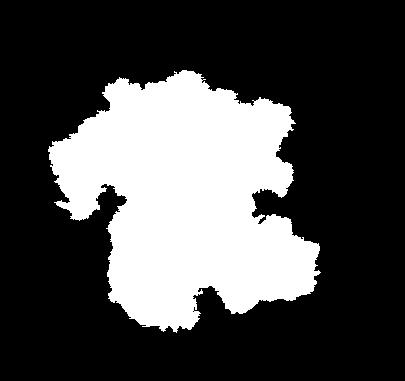
#> input picture analisis/parametrizacion/Bin-P8139-190Oe-30ms-5Tw-99.tif, 405 x 381 px, found by its file name
$ python metodo_fourier_ejemplo.py
#> lines starting #> are read from the running program, lines starting #| are printed output that depends on the picture; after the words box and inside, x2 and y2 are one past the last pixel; in counts of white or black regions, pixels touching at a corner belong together
# -*- coding: utf-8 -*-
"""
domains_v8_radial_only.py
=========================
Versión v8 — Método radial absoluto r(s), limpio y orientado a figuras de paper.
Se trabaja sobre una imagen **binarizada** (0/255 o 0/1), sin reducción.

Figuras generadas
-----------------
01_overlay_modes.png : Overlay del contorno remuestreado + varios modos bajos (K en overlay_modes)
                       + curva final (K=K_curve). La curva final se colorea por s/L para indicar el recorrido.
02_error_vs_K.png    : Curva de error RMS radial vs armónico K (muestreo denso controlado).
03_xy_vs_s.png       : Doble plot x(s) e y(s) (original y curva final).
04_radial_rs.png     : r(s) absoluto de la curva final (respecto del centroide).

Salida numérica
---------------
results_v8.npz con: C, P_u, s_u, L, Z, z_mean, K_curve, Ks_err, errs, z_curve, t, r

Uso rápido
----------
from domains_v8_radial_only import run_v8

run_v8(
    image_path=r"E:\Documents\Labo 6\LuCam-app\analisis\parametrizacion\Bin-P8139-190Oe-30ms-5Tw-99.tif",
    outdir="v8_out",
    M=8192,
    eps_curve=1e-3,                 # tolerancia para elegir K_curve (menor => más K)
    overlay_modes=(1,2,4,8,16,32),  # modos de baja frecuencia a mostrar en el overlay
    assume_binary=True
)
"""
from __future__ import annotations

import os
from typing import Tuple, Dict

import numpy as np
import matplotlib.pyplot as plt
from matplotlib.lines import Line2D
from matplotlib.collections import LineCollection
from matplotlib.colors import Normalize
from skimage import io, measure

try:
    from skimage.color import rgb2gray
    _HAS_RGB2GRAY = True
except Exception:
    _HAS_RGB2GRAY = False


# -----------------------------------------------------------------------------
# 1) Contorno desde imagen binaria (rápido)
# -----------------------------------------------------------------------------
def longest_contour_yx_from_image(path: str, assume_binary: bool = True):
    """
    Lee la imagen y devuelve el contorno (y,x) más largo.
    Si assume_binary=True, define binario = (img>0) y va directo a find_contours.
    """
    img = io.imread(path)
    if img.ndim == 3:
        if _HAS_RGB2GRAY:
            img = rgb2gray(img)
        else:
            img = (0.2126*img[...,0] + 0.7152*img[...,1] + 0.0722*img[...,2]).astype(np.float32)
            vmin, vmax = float(img.min()), float(img.max())
            if vmax > vmin:
                img = (img - vmin) / (vmax - vmin)

    if assume_binary:
        binm = img > 0
    else:
        vmin, vmax = float(img.min()), float(img.max())
        img01 = (img - vmin) / (vmax - vmin + 1e-12)
        binm = img01 >= 0.5

    cs = measure.find_contours(binm.astype(float), level=0.5)
    if not cs:
        raise RuntimeError("No se encontraron contornos en la imagen.")
    return max(cs, key=lambda c: c.shape[0])  # (N,2) en (y,x)


# -----------------------------------------------------------------------------
# 2) Remuestreo por longitud de arco (curva cerrada → M muestras uniformes)
# -----------------------------------------------------------------------------
def resample_closed_curve_arclength(P_yx: np.ndarray, M: int):
    """
    P_yx: (N,2) en (y,x). Devuelve:
      P_u: (M,2) uniforme en longitud de arco (y,x)
      s_u: (M,) curvilínea acumulada en [0,L)
      L  : perímetro
    """
    P = np.asarray(P_yx, float)
    d = np.diff(np.vstack([P, P[:1]]), axis=0)
    seg = np.hypot(d[:,0], d[:,1])
    s = np.concatenate([[0.0], np.cumsum(seg)])[:-1]
    L = s[-1] + seg[-1]
    s_u = np.linspace(0.0, L, M, endpoint=False)
    y_u = np.interp(s_u, s, P[:,0])
    x_u = np.interp(s_u, s, P[:,1])
    return np.column_stack([y_u, x_u]), s_u, L


# -----------------------------------------------------------------------------
# 3) Fourier complejo sobre s
# -----------------------------------------------------------------------------
def fourier_descriptors_z(P_yx_u: np.ndarray, remove_translation: bool = True) -> Dict[str, np.ndarray]:
    """
    P_yx_u: (M,2) s-uniforme. Devuelve Z (FFT de z) y z_mean (si remove_translation=True).
    """
    y = P_yx_u[:,0]; x = P_yx_u[:,1]
    z = x + 1j*y
    z_mean = z.mean()
    if remove_translation:
        z = z - z_mean
    Z = np.fft.fft(z)
    return dict(Z=Z, z_mean=z_mean)


def reconstruct_from_Z(Z: np.ndarray, K_keep: int, z_mean: complex = 0.0) -> np.ndarray:
    """
    Reconstrucción truncada con K_keep armónicos positivos (y negativos simétricos).
    Devuelve z_rec (M,) en la misma malla s.
    """
    Mtot = len(Z)
    K = int(max(1, min(K_keep, Mtot//2)))
    Zt = np.zeros_like(Z)
    Zt[0] = Z[0]
    for k in range(1, K+1):
        Zt[k] = Z[k]
        Zt[-k] = Z[-k]
    return np.fft.ifft(Zt) + z_mean


# -----------------------------------------------------------------------------
# 4) Selección automática *simple* de K_curve (por tolerancia de RMS radial)
# -----------------------------------------------------------------------------
def rms_radial(z_ref: np.ndarray, z_test: np.ndarray) -> float:
    """RMS del perfil radial respecto al centroide del ref."""
    xr, yr = np.real(z_ref), np.imag(z_ref)
    cx, cy = xr.mean(), yr.mean()
    rr = np.hypot(xr - cx, yr - cy)
    xt, yt = np.real(z_test), np.imag(z_test)
    rt = np.hypot(xt - cx, yt - cy)
    return float(np.sqrt(np.mean((rt - rr)**2)))

def auto_select_K_curve_eps(Z: np.ndarray, z_u: np.ndarray, eps_curve: float = 1e-3,
                            Kmin: int = 8, refine_steps: int = 8, max_candidates: int = 36):
    """
    Devuelve K_curve, Ks_probadas, errs(K).
    Estrategia:
      1) Barrido geométrico entre Kmin y Nyquist (≈M/2) con ~max_candidates valores.
      2) Si encuentra cruce (err <= eps), refina con búsqueda binaria entre el anterior y el actual.
      3) Si no cruza, devuelve Nyquist-1.
    """
    half = len(Z)//2
    Kmax = max(Kmin+1, half-1)
    Ks = np.unique(np.geomspace(Kmin, Kmax, num=min(max_candidates, Kmax-Kmin+1)).astype(int))
    errs = []
    crossed = False
    last_ok = None
    last_bad = None

    for K in Ks:
        zr = reconstruct_from_Z(Z, K, z_mean=0.0)  # z_u ya contiene z_mean
        e = rms_radial(z_u, zr)
        errs.append(e)
        if e <= eps_curve:
            crossed = True
            last_ok = K
            break
        last_bad = K

    if not crossed:
        return int(Ks[-1]), Ks, np.array(errs, float)

    # Refino por bisección entre last_bad y last_ok
    a = last_bad if last_bad is not None else Kmin
    b = last_ok
    for _ in range(refine_steps):
        if b - a <= 1:
            break
        mid = (a + b)//2
        zr = reconstruct_from_Z(Z, mid, z_mean=0.0)
        e = rms_radial(z_u, zr)
        Ks = np.append(Ks, mid)
        errs = np.append(errs, e)
        if e <= eps_curve:
            b = mid
        else:
            a = mid
    K_curve = b
    # Ordenar para graficar
    idx = np.argsort(Ks)
    return int(K_curve), Ks[idx], np.array(errs)[idx]


# -----------------------------------------------------------------------------
# 5) Auxiliar: línea coloreada por parámetro (para la curva final)
# -----------------------------------------------------------------------------
def linecollection_colored_by_param(x: np.ndarray, y: np.ndarray, c: np.ndarray,
                                    cmap: str = "viridis", lw: float = 2.0) -> LineCollection:
    """
    Devuelve un LineCollection para (x,y) con color por c (mismo tamaño) usando segmentos.
    """
    points = np.array([x, y]).T.reshape(-1, 1, 2)
    segments = np.concatenate([points[:-1], points[1:]], axis=1)
    lc = LineCollection(segments, cmap=cmap, norm=Normalize(0, 1))
    lc.set_array(c)
    lc.set_linewidth(lw)
    return lc


# -----------------------------------------------------------------------------
# 6) Pipeline principal v8 (radial-only)
# -----------------------------------------------------------------------------
def run_v8(image_path: str,
           outdir: str = "v8_out",
           M: int = 8192,
           eps_curve: float = 1e-3,
           overlay_modes: tuple = (1, 2, 4, 8, 16, 32),
           assume_binary: bool = True) -> Dict[str, np.ndarray]:

    os.makedirs(outdir, exist_ok=True)

    # 1) Contorno y remuestreo
    C = longest_contour_yx_from_image(image_path, assume_binary=assume_binary)
#> in longest_contour_yx_from_image, `img = io.imread(path)`: img: shape (381, 405); 29.3% white; 1 white region, box (x1, y1, x2, y2) and area: (48, 70, 321, 333) 45149
#> in longest_contour_yx_from_image, `cs = measure.find_contours(binm.astype(float), level=0.5)`: cs = 3 point arrays, longest 2037 points
#> C = 2037 pairs, first value 69.5 to 332.5, second value 47.5 to 320.5
    P_u, s_u, L = resample_closed_curve_arclength(C, M=M)  # (y,x)
#> in resample_closed_curve_arclength, `P = np.asarray(P_yx, float)`: P has the same summary as C in run_v8
#> in resample_closed_curve_arclength, `d = np.diff(np.vstack([P, P[:1]]), axis=0)`: d = 2037 pairs, first value -1 to 1, second value -1 to 1
#> in resample_closed_curve_arclength, `seg = np.hypot(d[:,0], d[:,1])`: seg = 2037 values, max 1 at index 2, min 0 at index 2036, mean 0.822
#> in resample_closed_curve_arclength, `s = np.concatenate([[0.0], np.cumsum(seg)])[:-1]`: s = 2037 values from 0 to 1673.4
#> in resample_closed_curve_arclength, `L = s[-1] + seg[-1]`: L = 1673.4
#> in resample_closed_curve_arclength, `y_u = np.interp(s_u, s, P[:,0])`: y_u = 8192 values, max 332.5 at index 0, min 69.5 at index 3868, mean 200.6
#> in resample_closed_curve_arclength, `x_u = np.interp(s_u, s, P[:,1])`: x_u = 8192 values, max 320.4 at index 6702, min 47.5 at index 2515, mean 185.3
#> P_u = 8192 pairs, first value 69.5 to 332.5, second value 47.5 to 320.4; s_u = 8192 values from 0 to 1673.2; L = 1673.4
    z_u = P_u[:,1] + 1j*P_u[:,0]
    t = s_u / L  # s normalizado en [0,1)
#> t = 8192 values from 0 to 1

    # 2) FFT y selección automática de K_curve
    fd = fourier_descriptors_z(P_u, remove_translation=True)
#> in fourier_descriptors_z, `y = P_yx_u[:, 0]`: y has the same summary as y_u in resample_closed_curve_arclength
#> in fourier_descriptors_z, `x = P_yx_u[:, 1]`: x has the same summary as x_u in resample_closed_curve_arclength
#> fd = 2 items
    Z, z_mean = fd["Z"], fd["z_mean"]
    K_curve, Ks, errs = auto_select_K_curve_eps(Z, z_u=z_u, eps_curve=eps_curve)
#> in auto_select_K_curve_eps, `half = len(Z)//2`: half = 4096
#> in auto_select_K_curve_eps, `Kmax = max(Kmin+1, half-1)`: Kmax = 4095
#> in auto_select_K_curve_eps, `Ks = np.unique(np.geomspace(Kmin, Kmax, num=min(max_candidates, Kmax-K..`: Ks = 36 values from 8 to 4095
#> the loop in auto_select_K_curve_eps, `for K in Ks:` made 36 passes
#> (e, last_bad) on passes 1 to 12: (190.6, 8), (190.6, 9), (190.7, 11), (190.7, 13), (190.7, 16), (190.7, 19), (190.7, 23), (190.7, 27), (190.7, 33), (190.7, 39), (190.7, 47), (190.7, 56)
#> after the loop in auto_select_K_curve_eps, `for K in Ks:`: errs = 36 values, max 190.7 at index 35, min 190.6 at index 0, mean 190.7
#> K_curve = 4095; Ks = 36 values from 8 to 4095
    z_curve = reconstruct_from_Z(Z, K_curve, z_mean=z_mean)


    # 3) Figura 01 — Overlay con primeros modos y curva final (final coloreada por s/L)
    fig, ax = plt.subplots(figsize=(6.9, 6.6))

    # Modos bajos (solo si K < K_final, colores grises ordenados)
    colors = plt.cm.Greys(np.linspace(0.35, 0.85, len(overlay_modes)))
    for K, col in zip(overlay_modes, colors):
        if K < K_curve:
            zr = reconstruct_from_Z(Z, K, z_mean=z_mean)
            ax.plot(np.real(zr), np.imag(zr), color=col, lw=1.1, label=f"K={K}", zorder=2)
#> this loop made 2 passes
#> Mtot in reconstruct_from_Z on passes 1 to 2: 8192, 8192

    # Curva final con gradiente por s/L
    lc = linecollection_colored_by_param(np.real(z_curve), np.imag(z_curve), t, cmap="viridis", lw=2.0)
    lc.set_zorder(3)
    ax.add_collection(lc)

    # Punto inicial
    ax.plot(np.real(z_curve)[0], np.imag(z_curve)[0], 'o', ms=4, color='black', label="Inicio (t=0)", zorder=4)
    # Centroide de la curva final
    xc, yc = np.real(z_curve).mean(), np.imag(z_curve).mean()
#> xc = 185.3; yc = 200.6
    #ax.plot(xc, yc, '.', ms=7, color='red', label="Centroide", zorder=5)
    # Ejes y estética
    ax.set_aspect('equal')
    ax.set_xlabel('x [px]')
    ax.set_ylabel('y [px]')

    # Leyenda: agregamos un "proxy" para la curva final (porque LineCollection no entra solo)
    final_proxy = Line2D([0], [0], color='k', lw=2.0)
    handles, labels = ax.get_legend_handles_labels()
#> handles = 3 items; labels = ['K=1', 'K=8', 'Inicio (t=0)']
    handles.append(final_proxy); labels.append(f"Curva final (K={K_curve})")
    ax.legend(handles, labels, loc='best', fontsize=8, frameon=False)

    # Barra de color (recorrido paramétrico s/L)
    cbar = fig.colorbar(lc, ax=ax, fraction=0.046, pad=0.04)
    cbar.set_label('s/L')

    fig.tight_layout()
    fig.savefig(os.path.join(outdir, "01_overlay_modes.png"), dpi=220)
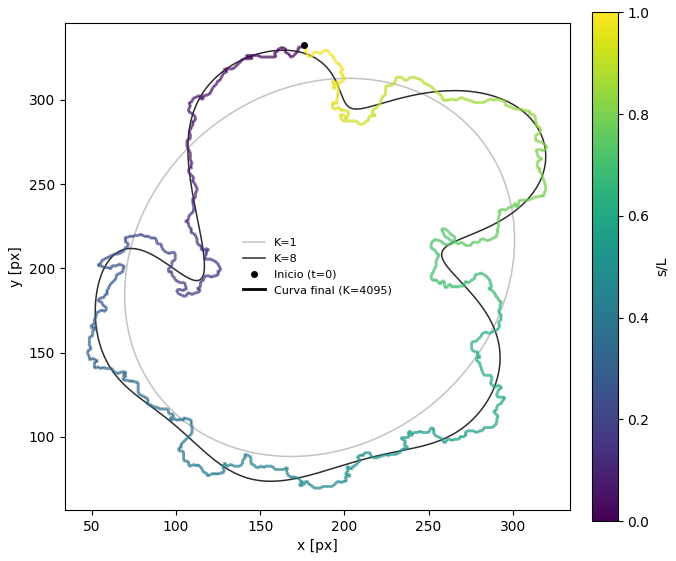
#> figure drawn by matplotlib, 2 panels
    plt.close()
    # 4) Figura 02 — Error RMS radial vs K (muestreo denso hasta K_final)
    # Para evitar costos, si K_final>400, muestreamos 400 puntos entre 1 y K_final
    if K_curve <= 400:
        Ks_err = np.arange(1, K_curve+1, dtype=int)
    else:
        Ks_err = np.unique(np.linspace(1, K_curve, 400, dtype=int))
#> Ks_err = 400 values from 1 to 4095

    # Asegurar orden ascendente (por las dudas)
    Ks_err = np.sort(Ks_err)

    # Errores: ¡usar el mismo z_mean para evitar offset!
    errs_dense = []
    for K in Ks_err:
        zr = reconstruct_from_Z(Z, K, z_mean=z_mean)   # consistente
        errs_dense.append(rms_radial(z_u, zr))
#> this loop made 400 passes
#> after the loop, errs_dense = 400 values, max 20.93 at index 0, min 0.00013 at index 399, mean 0.116
    errs_dense = np.array(errs_dense, float)

    # Piso para graficar en log (no altera datos, sólo evita -inf en ploteo)
    plot_eps = 1e-16
    errs_plot = np.clip(errs_dense, plot_eps, None)
#> errs_plot has the same summary as errs_dense

    # Valor de error en K_final (el más cercano en la grilla)
    idx_kf = int(np.argmin(np.abs(Ks_err - K_curve)))
#> idx_kf = 399
    err_at_kf = errs_plot[idx_kf]+0.1
#> err_at_kf = 0.1

    plt.figure(figsize=(6.6, 4.0))
    plt.loglog(Ks_err, errs_plot, '-', lw=1.5, color='#444444')
    plt.axvline(K_curve, ls="--", color='#888888')
    plt.text(K_curve, err_at_kf, f"K_final={K_curve}",
             rotation=90, va="bottom", ha="right", fontsize=11)

    plt.xlabel('Armónico K')
    plt.ylabel('RMS radial (vs contorno)')
    plt.title('Error de reconstrucción vs K')
    plt.tight_layout()
    plt.savefig(os.path.join(outdir, "02_error_vs_K.png"), dpi=220)
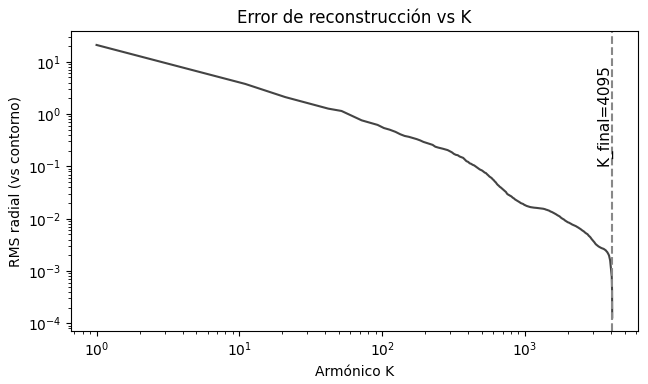
#> figure drawn by matplotlib, 1 panel; curve peaks at x = 1, y = 20.93
    plt.close()
    # 5) Figura 03 — x(s) e y(s) (original y final)
    xr_u, yr_u = np.real(z_u), np.imag(z_u)
#> xr_u has the same summary as x_u in resample_closed_curve_arclength; yr_u has the same summary as y_u in resample_closed_curve_arclength
    xr_c, yr_c = np.real(z_curve), np.imag(z_curve)
#> xr_c = 8192 values, max 320.4 at index 6702, min 47.5 at index 2520, mean 185.3; yr_c = 8192 values, max 332.5 at index 0, min 69.5 at index 3882, mean 200.6
    fig3, (ax1, ax2) = plt.subplots(1, 2, figsize=(9.2, 3.6), sharex=True)
    ax1.plot(t, xr_u, color='#777777', lw=0.9, label='x(s) original')
    ax1.plot(t, xr_c, color='#1f77b4', lw=1.2, label=f'x(s) K={K_curve}')
    ax1.set_xlabel('s/L'); ax1.set_ylabel('x [px]'); ax1.set_title('x(s)')
    ax1.grid(alpha=0.25); ax1.legend(fontsize=8, frameon=False)
    ax2.plot(t, yr_u, color='#777777', lw=0.9, label='y(s) original')
    ax2.plot(t, yr_c, color='#d62728', lw=1.2, label=f'y(s) K={K_curve}')
    ax2.set_xlabel('s/L'); ax2.set_ylabel('y [px]'); ax2.set_title('y(s)')
    ax2.grid(alpha=0.25); ax2.legend(fontsize=8, frameon=False)
    fig3.tight_layout(); fig3.savefig(os.path.join(outdir, "03_xy_vs_s.png"), dpi=220)
#> after `fig3.tight_layout()`:
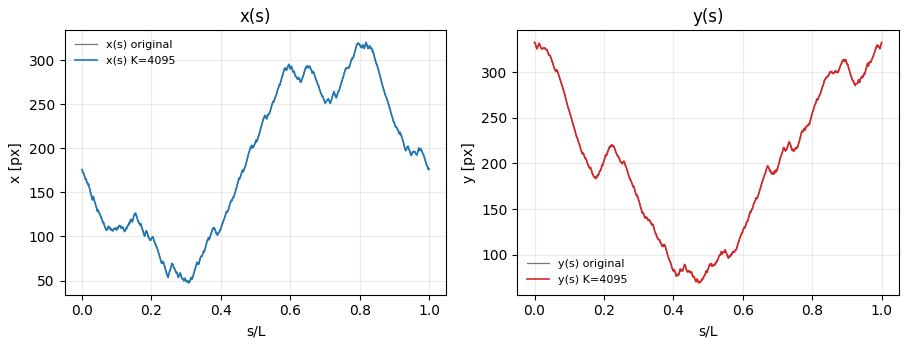
#> figure drawn by matplotlib, 2 panels; panel 1: curve peaks at x = 0.818, y = 320.4; panel 1: curve peaks at x = 0.818, y = 320.4; panel 2: curve peaks at x = 0, y = 332.5; panel 2: curve peaks at x = 0, y = 332.5
    plt.close()

    # 6) Figura 04 — r(s) absoluto de la curva final
    xc, yc = xr_c.mean(), yr_c.mean()
    r = np.hypot(xr_c - xc, yr_c - yc)
#> r = 8192 values, max 156.3 at index 6836, min 58.78 at index 1251, mean 115
    plt.figure(figsize=(7.2, 3.8))
    plt.plot(t, r, '-', lw=1.2, color='#2ca02c')
    plt.xlabel('s/L'); plt.ylabel('r(s) [px]')
    plt.title('Perfil radial absoluto r(s) de la curva final')
    plt.grid(alpha=0.25)
    plt.tight_layout(); plt.savefig(os.path.join(outdir, "04_radial_rs.png"), dpi=220)
#> after `plt.tight_layout()`:
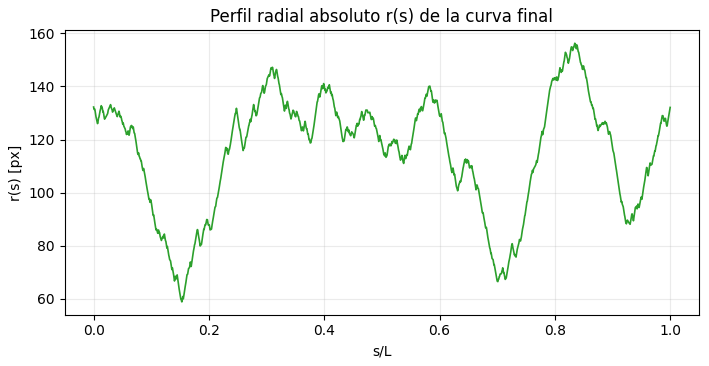
#> figure drawn by matplotlib, 1 panel; curve peaks at x = 0.834, y = 156.3
    plt.close()
    # 7) Guardado
    np.savez(os.path.join(outdir, "results.npz"),
             C=C, P_u=P_u, s_u=s_u, L=L,
             Z=Z, z_mean=z_mean,
             K_curve=np.array([K_curve]),
             Ks_err=Ks_err, errs=errs_dense,
             z_curve=z_curve, t=t, r=r)

    print(f"[OK] M={M} | K_curve={K_curve} | outdir={outdir}")
#| [OK] M=8192 | K_curve=4095 | outdir=out_ejemplo_2
    return dict(K_curve=K_curve)


# -----------------------------------------------------------------------------
# Ejecutable
# -----------------------------------------------------------------------------
if __name__ == "__main__":
    run_v8(
        image_path=r"C:\Users\Marina\Documents\Labo 6\LuCam-app\analisis\parametrizacion\Bin-P8139-190Oe-30ms-5Tw-99.tif",
        outdir="out_ejemplo_2",
        M=8192,
        eps_curve=1e-3,
        overlay_modes=(1,8),
        assume_binary=True
    )

$ run again, with analisis/parametrizacion/Bin-P8139-190Oe-30ms-5Tw-1.tif copied over analisis/parametrizacion/Bin-P8139-190Oe-30ms-5Tw-99.tif
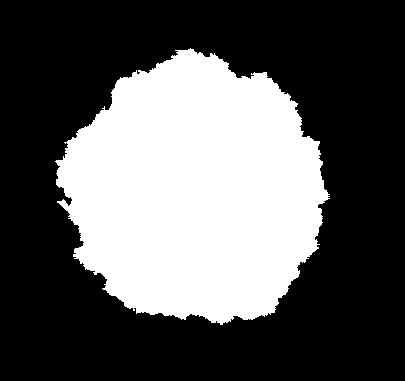
#> input picture analisis/parametrizacion/Bin-P8139-190Oe-30ms-5Tw-1.tif, 405 x 381 px, found by its file name
#> img: shape (381, 405); 35.3% white; 1 white region, box (x1, y1, x2, y2) and area: (55, 48, 330, 325) 54462
#> cs = 1 point arrays, longest 1577 points
#> C = 1577 pairs, first value 47.5 to 324.5, second value 54.5 to 329.5
#> P has the same summary as C in run_v8
#> d = 1577 pairs, first value -1 to 1, second value -1 to 1
#> seg = 1577 values, max 1 at index 0, min 0 at index 1576, mean 0.819
#> s = 1577 values from 0 to 1291.9
#> in resample_closed_curve_arclength, `L = s[-1] + seg[-1]`: L = 1291.9
#> y_u = 8192 values, max 324.5 at index 0, min 47.54 at index 4447, mean 188.6
#> x_u = 8192 values, max 329.5 at index 6468, min 54.52 at index 2657, mean 189.5
#> in run_v8, `P_u, s_u, L = resample_closed_curve_arclength(C, M=M)`: P_u = 8192 pairs, first value 47.54 to 324.5, second value 54.52 to 329.5; s_u = 8192 values from 0 to 1291.7; L = 1291.9
#> t = 8192 values from 0 to 1
#> y has the same summary as y_u in resample_closed_curve_arclength
#> x has the same summary as x_u in resample_closed_curve_arclength
#> fd = 2 items
#> half = 4096
#> Kmax = 4095
#> in auto_select_K_curve_eps, `Ks = np.unique(np.geomspace(Kmin, Kmax, num=min(max_candidates, Kmax-K..`: Ks = 36 values from 8 to 4095
#> the loop in auto_select_K_curve_eps, `for K in Ks:` made 36 passes
#> last_bad on passes 1 to 8: 8, 9, 11, 13, 16, 19, 23, 27
#> after the loop in auto_select_K_curve_eps, `for K in Ks:`: errs = 36 values, max 179.5 at index 0, min 179.5 at index 4, mean 179.5
#> in run_v8, `K_curve, Ks, errs = auto_select_K_curve_eps(Z, z_u=z_u, eps_curve=eps_..`: K_curve = 4095; Ks = 36 values from 8 to 4095
#> the loop in run_v8, `for K, col in zip(overlay_modes, colors):` made 2 passes
#> Mtot in reconstruct_from_Z on passes 1 to 2: 8192, 8192
#> xc = 189.5; yc = 188.6
#> handles = 3 items; labels = ['K=1', 'K=8', 'Inicio (t=0)']
#> Ks_err = 400 values from 1 to 4095
#> the loop in run_v8, `for K in Ks_err:` made 400 passes
#> after the loop in run_v8, `for K in Ks_err:`: errs_dense = 400 values, max 6.75 at index 0, min 5.77e-05 at index 399, mean 0.0667
#> errs_plot has the same summary as errs_dense
#> idx_kf = 399
#> err_at_kf = 0.1
#> xr_u has the same summary as x_u in resample_closed_curve_arclength; yr_u has the same summary as y_u in resample_closed_curve_arclength
#> xr_c has the same summary as x_u in resample_closed_curve_arclength; yr_c = 8192 values, max 324.5 at index 3, min 47.54 at index 4447, mean 188.6
#> in run_v8, `fig3.tight_layout()`:
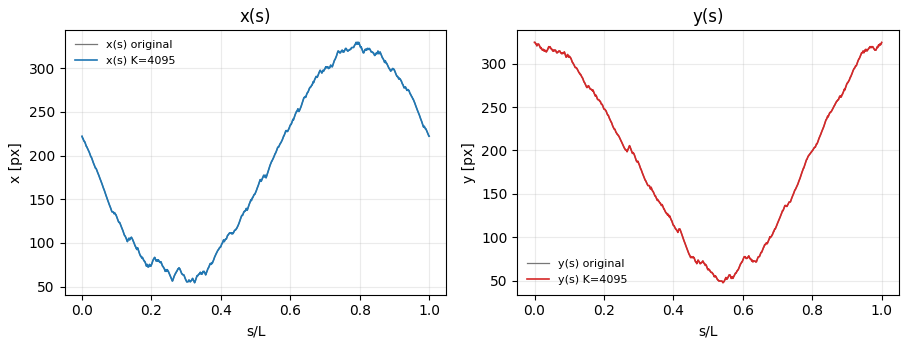
#> figure drawn by matplotlib, 2 panels; panel 1: curve peaks at x = 0.79, y = 329.5; panel 1: curve peaks at x = 0.79, y = 329.5; panel 2: curve peaks at x = 0, y = 324.5; panel 2: curve peaks at x = 0.000366, y = 324.5
#> r = 8192 values, max 150 at index 7718, min 113.6 at index 3433, mean 131.6
#> in run_v8, `plt.tight_layout()`:
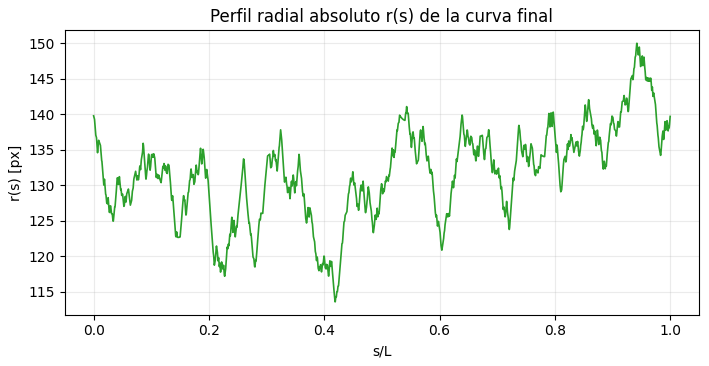
#> figure drawn by matplotlib, 1 panel; curve peaks at x = 0.942, y = 150
#| [OK] M=8192 | K_curve=4095 | outdir=out_ejemplo_2
